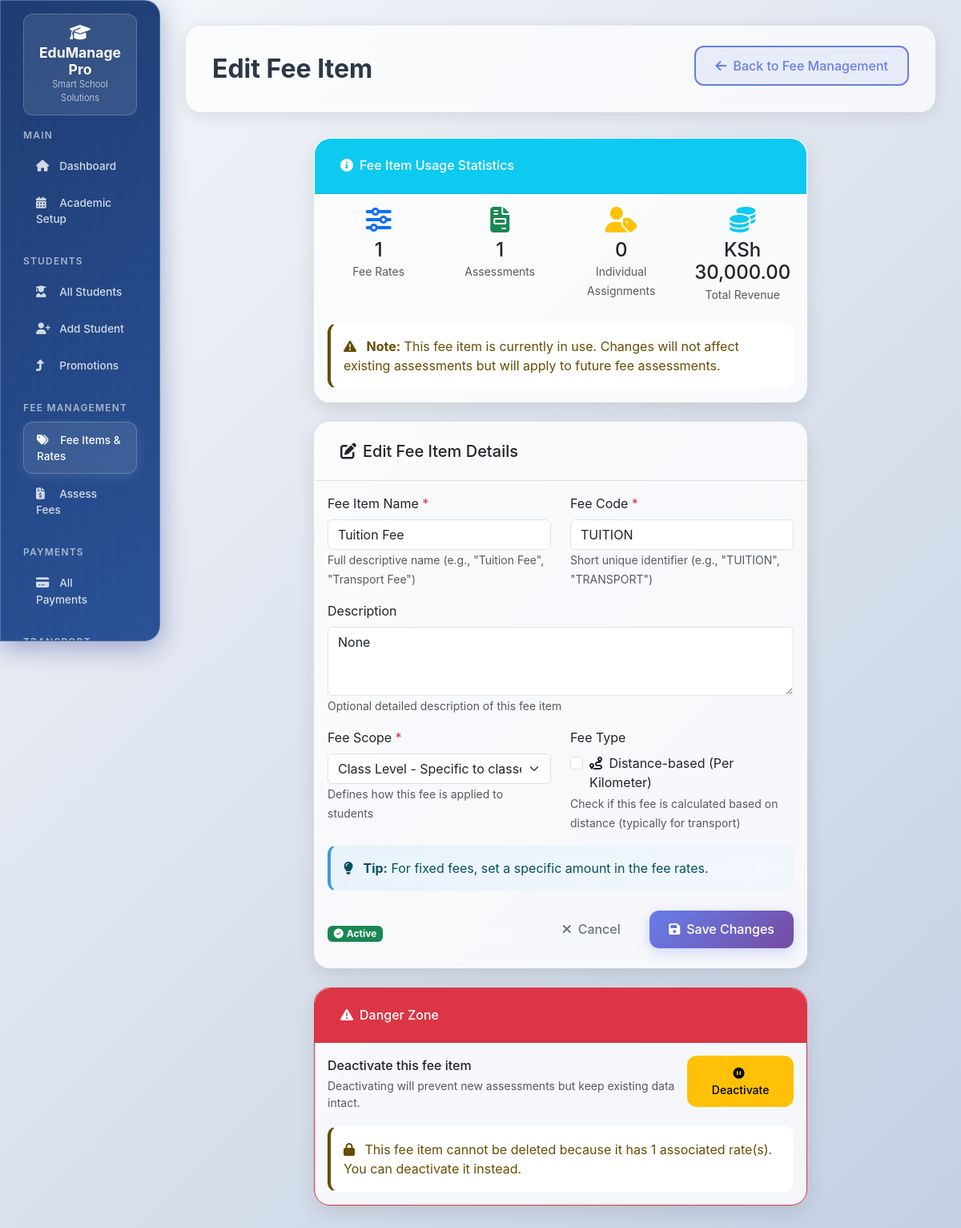
Screenshot of /fees/item/edit/1 (signed in) with the database file from the repository.
### models.py (models this page shows, shortened)
class FeeItem(db.Model):
    __tablename__ = "fee_items"
    id = db.Column(db.Integer, primary_key=True)
    name = db.Column(db.String(100), nullable=False, unique=True)
    code = db.Column(db.String(20), nullable=False, unique=True)  # TUITION, TRANSPORT, etc.
    description = db.Column(db.Text)
    scope = db.Column(db.Enum(FeeScope), default=FeeScope.CLASS_LEVEL)
    is_per_km = db.Column(db.Boolean, default=False)  # For transport fees
    is_active = db.Column(db.Boolean, default=True)
    rates = db.relationship("FeeRate", back_populates="fee_item", cascade="all, delete-orphan")

### app.py (the view, shortened to what this page needs)
@app.route('/fees/item/edit/<int:item_id>', methods=['GET', 'POST'])
@login_required
def edit_fee_item(item_id):
    fee_item = FeeItem.query.get_or_404(item_id)
    existing_rates_count = FeeRate.query.filter_by(fee_item_id=item_id).count()
    usage_stats = None
    if existing_rates_count > 0:
        total_assessments = FeeAssessment.query.filter_by(fee_item_id=item_id).count()
        total_assignments = StudentFeeAssignment.query.filter_by(fee_item_id=item_id).count()
        total_revenue = db.session.query(func.sum(FeeAssessment.amount)).filter_by(fee_item_id=item_id).scalar() or 0
        usage_stats = {
            'total_rates': existing_rates_count,
            'total_assessments': total_assessments,
            'total_assignments': total_assignments,
            'total_revenue': total_revenue
        }
    return render_template('fees/edit_item.html',
                           fee_item=fee_item,
                           existing_rates_count=existing_rates_count,
                           usage_stats=usage_stats)

### app.py (called while the page is built)
@app.context_processor
def inject_common_vars():
    return {
        'date': date,
        'datetime': datetime,
        'Decimal': Decimal,
        'today': date.today(),  # Current date
        'now': datetime.now()   # Current datetime
    }

@app.context_processor
def inject_enums():
    return {
        'StudentType': StudentType,
        'UserRole': UserRole,
        'PaymentMode': PaymentMode,
        'FeeScope': FeeScope,
        'PromotionStatus': PromotionStatus
    }

@login_manager.user_loader
def load_user(user_id):
    return User.query.get(int(user_id))

@app.template_filter('currency')
def currency_filter(amount):
    if amount is None:
        return "KSh 0.00"
    return f"KSh {amount:,.2f}"

### Templates/fees/edit_item.html (shortened to what this page needs)
{% extends "base.html" %}
{% block page_title %}Edit Fee Item{% endblock %}
{% block page_actions %}
<a href="{{ url_for('fee_management') }}" class="btn btn-outline-primary">
    <i class="fas fa-arrow-left me-2"></i>Back to Fee Management
</a>
{% endblock %}
{% block content %}
<div class="row justify-content-center">
    <div class="col-lg-8">
        {% if usage_stats %}
        <div class="card mb-4">
            <div class="card-header bg-info text-white">
                <h6 class="mb-0">
                    <i class="fas fa-info-circle me-2"></i>Fee Item Usage Statistics
                </h6>
            </div>
            <div class="card-body">
                <div class="row text-center">
                    <div class="col-md-3">
                        <div class="mb-2">
                            <i class="fas fa-sliders-h fa-2x text-primary mb-2"></i>
                            <h4 class="mb-0">{{ usage_stats.total_rates }}</h4>
                            <small class="text-muted">Fee Rates</small>
                        </div>
                    </div>
                    <div class="col-md-3">
                        <div class="mb-2">
                            <i class="fas fa-file-invoice fa-2x text-success mb-2"></i>
                            <h4 class="mb-0">{{ usage_stats.total_assessments }}</h4>
                            <small class="text-muted">Assessments</small>
                        </div>
                    </div>
                    <div class="col-md-3">
                        <div class="mb-2">
                            <i class="fas fa-user-tag fa-2x text-warning mb-2"></i>
                            <h4 class="mb-0">{{ usage_stats.total_assignments }}</h4>
                            <small class="text-muted">Individual Assignments</small>
                        </div>
                    </div>
                    <div class="col-md-3">
                        <div class="mb-2">
                            <i class="fas fa-coins fa-2x text-info mb-2"></i>
                            <h4 class="mb-0">{{ usage_stats.total_revenue|currency }}</h4>
                            <small class="text-muted">Total Revenue</small>
                        </div>
                    </div>
                </div>
                <div class="alert alert-warning mt-3 mb-0">
                    <i class="fas fa-exclamation-triangle me-2"></i>
                    <strong>Note:</strong> This fee item is currently in use. Changes will not affect existing assessments but will apply to future fee assessments.
                </div>
            </div>
        </div>
        {% endif %}
        <div class="card">
            <div class="card-header">
                <h5 class="mb-0">
                    <i class="fas fa-edit me-2"></i>Edit Fee Item Details
                </h5>
            </div>
            <div class="card-body">
                <form method="POST">
                    <div class="row">
                        <div class="col-md-6 mb-3">
                            <label for="name" class="form-label">
                                Fee Item Name <span class="text-danger">*</span>
                            </label>
                            <input type="text" class="form-control" id="name" name="name"
                                   value="{{ fee_item.name }}" required>
                            <small class="form-text text-muted">
                                Full descriptive name (e.g., "Tuition Fee", "Transport Fee")
                            </small>
                        </div>
                        <div class="col-md-6 mb-3">
                            <label for="code" class="form-label">
                                Fee Code <span class="text-danger">*</span>
                            </label>
                            <input type="text" class="form-control text-uppercase" id="code" name="code"
                                   value="{{ fee_item.code }}" required maxlength="20">
                            <small class="form-text text-muted">
                                Short unique identifier (e.g., "TUITION", "TRANSPORT")
                            </small>
                        </div>
                    </div>
                    <div class="mb-3">
                        <label for="description" class="form-label">Description</label>
                        <textarea class="form-control" id="description" name="description"
                                  rows="3">{{ fee_item.description }}</textarea>
                        <small class="form-text text-muted">
                            Optional detailed description of this fee item
                        </small>
                    </div>
                    <div class="row">
                        <div class="col-md-6 mb-3">
                            <label for="scope" class="form-label">
                                Fee Scope <span class="text-danger">*</span>
                            </label>
                            <select class="form-select" id="scope" name="scope" required>
                                <option value="CLASS_LEVEL" {% if fee_item.scope.value == 'CLASS_LEVEL' %}selected{% endif %}>
                                    Class Level - Specific to classes
                                </option>
                            </select>
                            <small class="form-text text-muted">
                                Defines how this fee is applied to students
                            </small>
                        </div>
                        <div class="col-md-6 mb-3">
                            <label class="form-label d-block">Fee Type</label>
                            <div class="form-check">
                                <input class="form-check-input" type="checkbox" id="is_per_km" name="is_per_km"
                                       {% if fee_item.is_per_km %}checked{% endif %}>
                                <label class="form-check-label" for="is_per_km">
                                    <i class="fas fa-route me-1"></i> Distance-based (Per Kilometer)
                                </label>
                            </div>
                            <small class="form-text text-muted">
                                Check if this fee is calculated based on distance (typically for transport)
                            </small>
                        </div>
                    </div>
                    <div class="alert alert-info">
                        <i class="fas fa-lightbulb me-2"></i>
                        <strong>Tip:</strong>
                        {% if fee_item.is_per_km %}
                            For distance-based fees, rates should be set as "per kilometer" amounts.
                        {% else %}
                            For fixed fees, set a specific amount in the fee rates.
                        {% endif %}
                    </div>
                    <div class="d-flex justify-content-between align-items-center mt-4">
                        <div>
                            {% if fee_item.is_active %}
                                <span class="badge bg-success">
                                    <i class="fas fa-check-circle me-1"></i>Active
                                </span>
                            {% else %}
                                <span class="badge bg-secondary">
                                    <i class="fas fa-times-circle me-1"></i>Inactive
                                </span>
                            {% endif %}
                        </div>
                        <div>
                            <a href="{{ url_for('fee_management') }}" class="btn btn-outline-secondary">
                                <i class="fas fa-times me-2"></i>Cancel
                            </a>
                            <button type="submit" class="btn btn-primary">
                                <i class="fas fa-save me-2"></i>Save Changes
                            </button>
                        </div>
                    </div>
                </form>
            </div>
        </div>
        <div class="card border-danger mt-4">
            <div class="card-header bg-danger text-white">
                <h6 class="mb-0">
                    <i class="fas fa-exclamation-triangle me-2"></i>Danger Zone
                </h6>
            </div>
            <div class="card-body">
                <div class="d-flex justify-content-between align-items-center">
                    <div>
                        <h6 class="mb-1">
                            {% if fee_item.is_active %}
                                Deactivate this fee item
                            {% else %}
                                Activate this fee item
                            {% endif %}
                        </h6>
                        <p class="text-muted mb-0 small">
                            {% if fee_item.is_active %}
                                Deactivating will prevent new assessments but keep existing data intact.
                            {% else %}
                                Activating will allow this fee to be used in new assessments.
                            {% endif %}
                        </p>
                    </div>
                    <form method="POST" action="{{ url_for('deactivate_fee_item' if fee_item.is_active else 'activate_fee_item', item_id=fee_item.id) }}" class="d-inline">
                        <button type="submit" class="btn btn-{% if fee_item.is_active %}warning{% else %}success{% endif %} btn-sm">
                            <i class="fas fa-{% if fee_item.is_active %}pause{% else %}play{% endif %}-circle me-1"></i>
                            {% if fee_item.is_active %}Deactivate{% else %}Activate{% endif %}
                        </button>
                    </form>
                </div>
                {% if existing_rates_count == 0 %}
                <hr>
                <div class="d-flex justify-content-between align-items-center">
                    <div>
                        <h6 class="mb-1">Delete this fee item</h6>
                        <p class="text-muted mb-0 small">
                            Permanently delete this fee item. This action cannot be undone.
                        </p>
                    </div>
                    <form method="POST" action="{{ url_for('delete_fee_item', item_id=fee_item.id) }}"
                          onsubmit="return confirm('Are you sure you want to delete this fee item? This action cannot be undone!');" class="d-inline">
                        <button type="submit" class="btn btn-danger btn-sm">
                            <i class="fas fa-trash me-1"></i>Delete
                        </button>
                    </form>
                </div>
                {% else %}
                <div class="alert alert-warning mt-3 mb-0">
                    <i class="fas fa-lock me-2"></i>
                    This fee item cannot be deleted because it has {{ existing_rates_count }} associated rate(s).
                    You can deactivate it instead.
                </div>
                {% endif %}
            </div>
        </div>
    </div>
</div>
{% endblock %}

### Templates/base.html (style rules this page uses)
:root { --primary-gradient: linear-gradient(135deg, #667eea 0%, #764ba2 100%); --modern-gradient: linear-gradient(135deg, #1e3c72 0%, #2a5298 100%); --glass-bg: rgba(255, 255, 255, 0.1); --glass-border: rgba(255, 255, 255, 0.2); --shadow-light: 0 8px 32px rgba(31, 38, 135, 0.37); --shadow-hover: 0 15px 35px rgba(31, 38, 135, 0.5); --border-radius: 20px; --border-radius-small: 12px; --transition: all 0.2s ease; }
body { font-family: 'Inter', -apple-system, BlinkMacSystemFont, 'Segoe UI', sans-serif; background: linear-gradient(135deg, #f5f7fa 0%, #c3cfe2 100%); min-height: 100vh; }
.card { background: rgba(255, 255, 255, 0.8); backdrop-filter: blur(20px); border: 1px solid rgba(255, 255, 255, 0.3); border-radius: var(--border-radius); box-shadow: 0 8px 25px rgba(0, 0, 0, 0.1); transition: var(--transition); margin-bottom: 1.5rem; }
.card-header { background: transparent; border-bottom: 1px solid rgba(0, 0, 0, 0.1); border-radius: var(--border-radius) var(--border-radius) 0 0 !important; padding: 1.5rem 2rem; font-weight: 600; }
.btn { border-radius: var(--border-radius-small); font-weight: 500; transition: var(--transition); border: none; padding: 0.7rem 1.5rem; margin-right: 0.5rem; margin-bottom: 0.5rem; }
.btn:last-child { margin-right: 0; }
.btn-primary { background: linear-gradient(135deg, #667eea 0%, #764ba2 100%); color: white; box-shadow: 0 4px 15px rgba(102, 126, 234, 0.3); }
.btn-outline-primary { border: 2px solid #667eea; color: #667eea; background: rgba(102, 126, 234, 0.1); }
.alert { background: rgba(255, 255, 255, 0.9); backdrop-filter: blur(20px); border: 1px solid rgba(255, 255, 255, 0.3); border-radius: var(--border-radius-small); border-left: 4px solid; animation: slideIn 0.3s ease-out; }
.alert-info { border-left-color: #4299e1; background: linear-gradient(135deg, rgba(66, 153, 225, 0.1), rgba(66, 153, 225, 0.05)); }

### rows the page displays
FeeItem: name "Tuition Fee", code "TUITION", description "None", scope "Class Level - Specific to classes"

### other values shown
{{ usage_stats.total_rates }} "1"
{{ usage_stats.total_assessments }} "1"
{{ usage_stats.total_assignments }} "0"
{{ usage_stats.total_revenue|currency }} "KSh 30,000.00"
{{ existing_rates_count }} "1"
